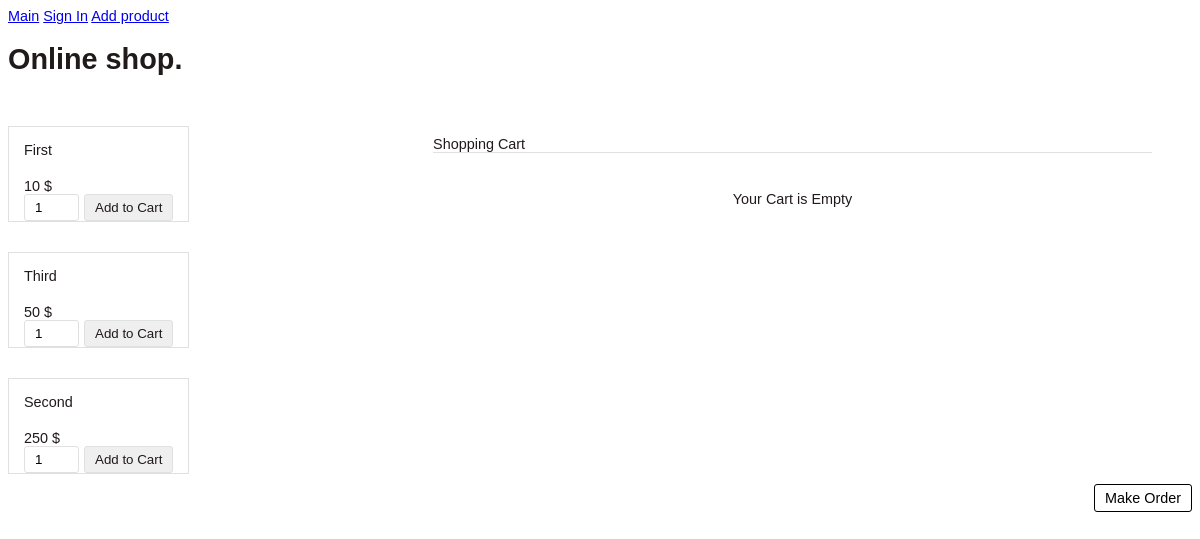
The page / on the database its author committed.
### main.py (models this page shows, shortened)
class Item(db.Model):
    id = db.Column(db.Integer, primary_key=True)
    title = db.Column(db.String(100), nullable=False)
    price = db.Column(db.Integer, default=0)
    isActive = db.Column(db.Boolean, default=True)

### main.py (the view)
@app.route('/')
def index():
    logged_in, first_name, kia = get_login_details()
    items = Item.query.order_by(Item.price).all()
    return render_template('index.html', products=items, logged_in=logged_in, first_name=first_name, kia=kia)

### main.py (called while the page is built)
def get_cart_key():
    return 'cart_items'

def get_login_details():
    logged_in = False
    first_name = ''
    kia = get_cart_key()
    if session.get('_user_id'):
        user = User.query.filter_by(id=int(session.get('_user_id'))).first()
        if user:
            logged_in = True
            first_name = user.firstName
    return logged_in, first_name, kia

### templates/index.html (shortened to what this page needs)
{% extends 'base.html' %}
{% block body %}
    <h1>
      Online shop.
    </h1>
    <div class="buyBlock">
        <div>
            {% for product in products %}
            <div class="product-item">
                    <form method="post" action="/add_to_cart">
                        <div class="product-tile-footer">
                            <div class="product-title">{{ product.title }}</div>
                            <div class="product-price">{{ product.price }} $</div>
                            <br/>
                            <div class="cart-action">
                                <input type="text" class="product-quantity" name="quantity" value="1" size="2" />
                                <input type="submit" value="Add to Cart" class="btnAddAction" />
                            </div>
                        </div>
                    </form>
                </div>
            {% endfor %}
        </div>
        <div id="shopping-cart">
            <div class="txt-heading">Shopping Cart</div>
            {% if kia in session %}
                <a id="btnEmpty" href="{{ url_for('.empty_cart') }}">Empty Cart</a>
                <table class="tbl-cart" cellpadding="10" cellspacing="1">
                    <tbody>
                        <tr>
                            <th style="text-align:left;">Name</th>
                            <th style="text-align:right;" width="5%">Quantity</th>
                            <th style="text-align:right;" width="10%">Unit Price</th>
                            <th style="text-align:right;" width="10%">Price</th>
                            <th style="text-align:center;" width="3%">Remove</th>
                        </tr>
                        {% for key, val in session[kia].items() %}
                            {% set quantity = session[kia][key]['quantity'] %}
                            {% set price = session[kia][key]['price'] %}
                            {% set item_price = session[kia][key]['total_price'] %}
                            <tr>
                                <td>{{ session[kia][key]['title'] }}</td>
                                <td>{{ session[kia][key]['code'] }}</td>
                                <td style="text-align:right;">{{ quantity }}</td>
                                <td  style="text-align:right;">{{ price }} $</td>
                                <td  style="text-align:right;">{{ item_price }} $</td>
                                <td style="text-align:center;">
                                    <a href="{{ url_for('.delete_product', code=session[kia][key]['code']) }}" class="btnRemoveAction">
                                        <img src="/static/images/icon-delete.png" alt="Remove Item" />
                                    </a>
                                </td>
                            </tr>
                        {% endfor %}
                        <tr>
                            <td colspan="2" align="right">Total:</td>
                            <td align="right">{{ session['all_total_quantity'] }}</td>
                            <td align="right" colspan="2"><strong>{{ session['all_total_price'] }} $</strong></td>
                            <td></td>
                        </tr>
                    </tbody>
                </table>
            {% else: %}
                <div class="no-records">Your Cart is Empty</div>
            {% endif %}
        </div>
    </div>
    <div>
        <a id="btnOrder" href="{{ url_for('.order') }}">Make Order</a>
    </div>
{% endblock %}

### templates/base.html (shortened to what this page needs)
<!DOCTYPE html>
<html lang="ru">
<head>
    <link href="{{ url_for('static', filename='css/style.css') }}" rel="stylesheet" type="text/css" />
</head>
<body>
    <div>
        <nav>
            <a href='/'>Main</a>
            {% if not logged_in %}
                <a class="link" href="/login">Sign In</a>
            {% else %}
                <a>Hi, {{ first_name }}</a>
                <a href="/logout">Sign Out</a>
            {% endif %}
            <a href="/add">Add product</a>
        </nav>
    </div>
    {% block body %}{% endblock %}
</body>
</html>

### static/css/style.css (style rules this page uses)
body { font-family: Arial; color: #211a1a; font-size: 0.9em; }
#shopping-cart { margin: 40px; width: 100%; }
.txt-heading { color: #211a1a; border-bottom: 1px solid #E0E0E0; overflow: auto; }
#btnOrder { background-color: #ffffff; border: #000000 1px solid; padding: 5px 10px; color: #000000; float: right; text-decoration: none; border-radius: 3px; margin: 10px 0px; }
.btnAddAction { padding: 5px 10px; margin-left: 5px; background-color: #efefef; border: #E0E0E0 1px solid; color: #211a1a; float: right; text-decoration: none; border-radius: 3px; cursor: pointer; }
.product-item { float: left; background: #ffffff; margin: 30px 30px 0px 0px; border: #E0E0E0 1px solid; }
.product-title { margin-bottom: 20px; }
.product-price { float:left; }
.cart-action { float: right; }
.product-quantity { padding: 5px 10px; border-radius: 3px; border: #E0E0E0 1px solid; }
.product-tile-footer { padding: 15px 15px 0px 15px; overflow: auto; }
.no-records { text-align: center; clear: both; margin: 38px 0px; }
.buyBlock { display: flex; justify-content: flex-start; }

### rows shown on the page
Item: title "First", price "10"
Item: title "Third", price "50"
Item: title "Second", price "250"
